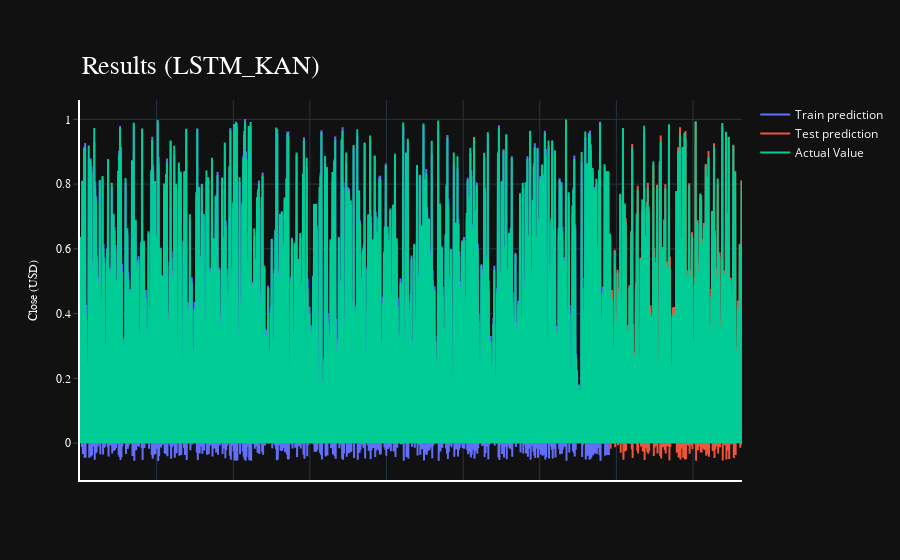

Source (notebook cell):
### Markdown cell above
## 7. 绘制图像

### Code cell
import plotly.express as px
import plotly.graph_objects as go

fig = go.Figure()
fig.add_trace(go.Scatter(go.Scatter(x=result.index, y=result[0],
                    mode='lines',
                    name='Train prediction')))
fig.add_trace(go.Scatter(x=result.index, y=result[1],
                    mode='lines',
                    name='Test prediction'))
fig.add_trace(go.Scatter(go.Scatter(x=result.index, y=result[2],
                    mode='lines',
                    name='Actual Value')))
fig.update_layout(
    xaxis=dict(
        showline=True,
        showgrid=True,
        showticklabels=False,
        linecolor='white',
        linewidth=2
    ),
    yaxis=dict(
        title_text='Close (USD)',
        titlefont=dict(
            family='Rockwell',
            size=12,
            color='white',
        ),
        showline=True,
        showgrid=True,
        showticklabels=True,
        linecolor='white',
        linewidth=2,
        ticks='outside',
        tickfont=dict(
            family='Rockwell',
            size=12,
            color='white',
        ),
    ),
    showlegend=True,
    template = 'plotly_dark'

)



annotations = []
annotations.append(dict(xref='paper', yref='paper', x=0.0, y=1.05,
                              xanchor='left', yanchor='bottom',
                              text='Results (LSTM_KAN)',
                              font=dict(family='Rockwell',
                                        size=26,
                                        color='white'),
                              showarrow=False))
fig.update_layout(annotations=annotations)

fig.show()

### Figure 1 — Plotly figure (JSON) as saved in the notebook; plotly's stock layout.template omitted (floating-point values rounded to 4 significant figures; data arrays with more than 128 entries replaced by an {"elided": "..."} marker saying what was removed)
{"data": [{"mode": "lines", "name": "Train prediction", "x": {"elided": "8640 int values"}, "y": {"elided": "8640 float values"}, "type": "scatter"}, {"mode": "lines", "name": "Test prediction", "x": {"elided": "8640 int values"}, "y": {"elided": "8640 float values"}, "type": "scatter"}, {"mode": "lines", "name": "Actual Value", "x": {"elided": "8640 int values"}, "y": {"elided": "8640 float values"}, "type": "scatter"}], "layout": {"xaxis": {"showline": true, "showgrid": true, "showticklabels": false, "linecolor": "white", "linewidth": 2}, "yaxis": {"title": {"font": {"family": "Rockwell", "size": 12, "color": "white"}, "text": "Close (USD)"}, "tickfont": {"family": "Rockwell", "size": 12, "color": "white"}, "showline": true, "showgrid": true, "showticklabels": true, "linecolor": "white", "linewidth": 2, "ticks": "outside"}, "showlegend": true, "annotations": [{"font": {"color": "white", "family": "Rockwell", "size": 26}, "showarrow": false, "text": "Results (LSTM_KAN)", "x": 0.0, "xanchor": "left", "xref": "paper", "y": 1.05, "yanchor": "bottom", "yref": "paper"}]}}
